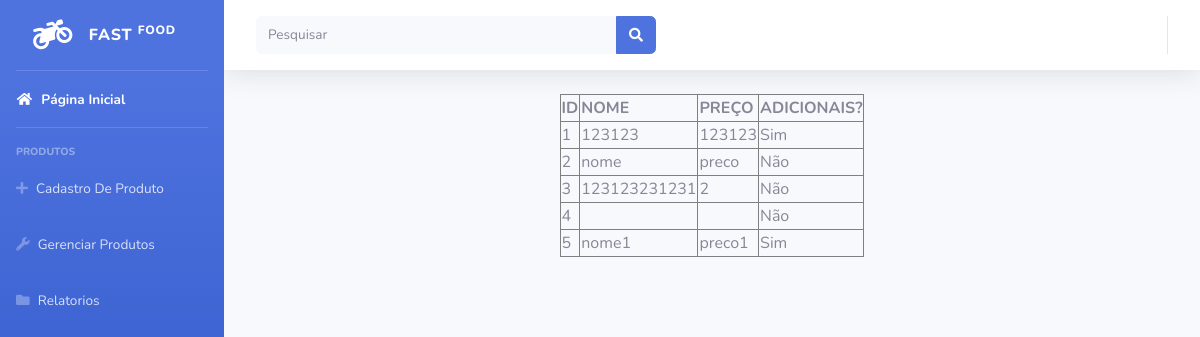
The app's page /listar-produtos.php (signed in), older data.
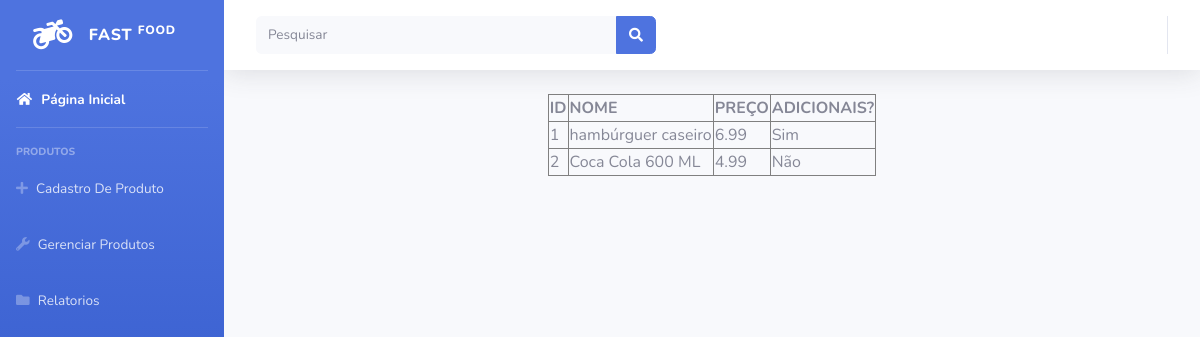
The same page, newer data.
### tables this page shows
CREATE TABLE `produtos` (
  `id` int(50) NOT NULL,
  `imagem` varchar(50) NOT NULL,
  `nome` varchar(50) NOT NULL,
  `preco` varchar(50) NOT NULL,
  `adicional_1` varchar(50) NOT NULL,
  `adicional_2` varchar(50) NOT NULL,
  `adicional_3` varchar(50) NOT NULL,
  `adicional_4` varchar(50) NOT NULL,
  `adicional_5` varchar(50) NOT NULL,
  `adicional_6` varchar(50) NOT NULL,
  `adicional_7` varchar(50) NOT NULL,
  `adicional_8` varchar(50) NOT NULL,
  `adicional_9` varchar(50) NOT NULL
);

### listar-produtos.php (the view, shortened to what this page needs)
<!DOCTYPE html>
<html lang="en">
<head>
    <link href="vendor/fontawesome-free/css/all.min.css" rel="stylesheet" type="text/css">
    <link href="css/sb-admin-2.min.css" rel="stylesheet">
</head>
<body id="page-top">
    <div id="wrapper">
        <ul class="navbar-nav bg-gradient-primary sidebar sidebar-dark accordion" id="accordionSidebar">
            <a class="sidebar-brand d-flex align-items-center justify-content-center" href="painel-admin.php">
                <div class="sidebar-brand-icon rotate-n-15">
                    <i class="fas fa-motorcycle"></i>
                </div>
                <div class="sidebar-brand-text mx-3">Fast <sup>Food</sup></div>
            </a>
            <hr class="sidebar-divider my-0">
            <li class="nav-item active">
                <a class="nav-link" href="painel-admin.php">
                    <i class="fas fa-fw fa-home"></i>
                    <span>Página Inicial</span></a>
            </li>
            <hr class="sidebar-divider">
            <div class="sidebar-heading">
                Produtos
            </div>
            <li class="nav-item">
                <a class="nav-link" href="cadastro-produto.php">
                    <i class="fas fa-solid fa-plus"></i>
                    <span>Cadastro De Produto</span></a>
            </li>
      <li class="nav-item">
                <a class="nav-link" href="listar-produtos.php">
                    <i class="fas fa-solid fa-wrench"></i>
                    <span>Gerenciar Produtos</span></a>
            </li>
      <li class="nav-item">
                    <a class="nav-link" href="relatorios.php">
                    <i class="fas fa-solid fa-folder"></i>
                        <span>Relatorios</span></a>
            </li>
        </ul>
        <div id="content-wrapper" class="d-flex flex-column">
            <div id="content">
                <nav class="navbar navbar-expand navbar-light bg-white topbar mb-4 static-top shadow">
                    <form
                        class="d-none d-sm-inline-block form-inline mr-auto ml-md-3 my-2 my-md-0 mw-100 navbar-search">
                        <div class="input-group">
                            <input type="text" class="form-control bg-light border-0 small" placeholder="Pesquisar"
                                aria-label="Search" aria-describedby="basic-addon2">
                            <div class="input-group-append">
                                <button class="btn btn-primary" type="button">
                                    <i class="fas fa-search fa-sm"></i>
                                </button>
                            </div>
                        </div>
                    </form>
                    <ul class="navbar-nav ml-auto">
                    </ul>
                </nav>
<center>
<?php
 echo "<table border=1>";
 echo "<tr>";
 echo "<th>ID</th>";
 echo "<th>NOME</th>";
 echo "<th>PREÇO</th>";
 echo "<th>ADICIONAIS?</th>";
 echo "</tr>";
 $strcon = mysqli_connect('localhost','root','','evarini') or die('danieus kkk');
 $sql = "SELECT * FROM produtos";
 $resultado = mysqli_query($strcon,$sql) or die("Erro ao retornar dados");
 while ($registro = mysqli_fetch_array($resultado))
 {
    $id = $registro['id'];
    $nome = $registro['nome'];
    $preco = $registro['preco'];
    $adicionais = $registro['adicional_1'];
    if ($adicionais != "") {
        $adicionais = "Sim";
    }else{
        $adicionais = "Não";
    }
    echo "<tr>";
    echo "<td>".$id."</td>";
    echo "<td>".$nome."</td>";
    echo "<td>".$preco."</td>";
    echo "<td>".$adicionais."</td>";
    echo "</tr>";
 }
 echo "</table>";
 ?>
</center>
        </div>
    </div>
</body>
</html>

Row changes from the older to the newer data that the page shows:
removed produtos: id "3", nome "123123231231", preco "2", adicional_1 "Não"
removed produtos: id "4", adicional_1 "Não"
removed produtos: id "5", nome "nome1", preco "preco1", adicional_1 "Sim"
changed produtos "Sim": nome "123123" → "hambúrguer caseiro"; preco "123123" → "6.99"
changed produtos "Não": nome "nome" → "Coca Cola 600 ML"; preco "preco" → "4.99"
